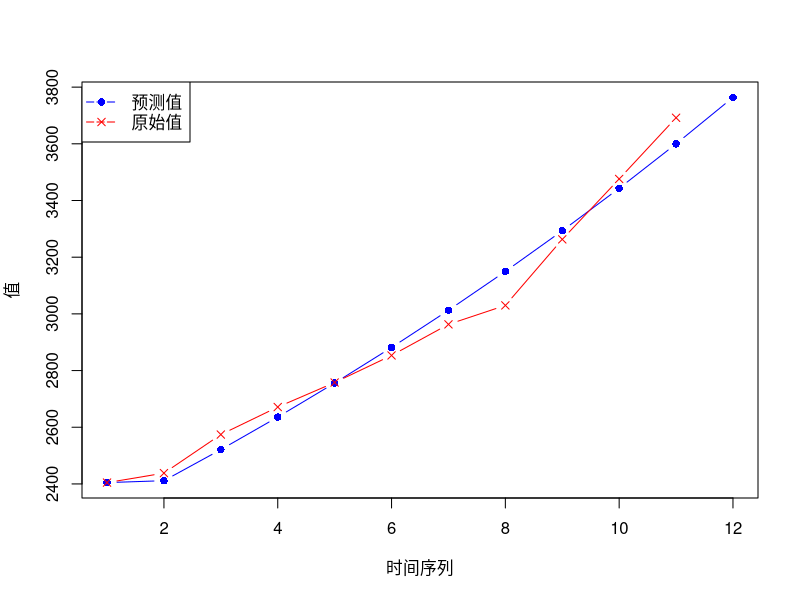

This chart was generated by the following R code:
## ---- chunk 1
#构建GM(1,1)函数
gm11<-function(x0, t){ 
  x1<-cumsum(x0) 
  b<-numeric(length(x0)-1)
  n<-length(x0)-1
  for(i in 1:n){
    b[i]<--(x1[i]+x1[i+1])/2 
    b} 
  #得到GM(1,1)参数估计值并输出
  D<-numeric(length(x0)-1)
  D[]<-1
  B<-cbind(b,D)
  BT<-t(B)
  M<-solve(BT%*%B)
  YN<-numeric(length(x0)-1)
  YN<-x0[2:length(x0)]
  alpha<-M%*%BT%*%YN  
  alpha2<-matrix(alpha,ncol=1)
  a<-alpha2[1]
  u<-alpha2[2]
  cat("GM(1,1)参数估计值：",'\n',"发展系数-a=",-a,"  ","灰色作用量u=",u,'\n','\n') 
  #计算x(0)的模拟值
  y<-numeric(length(c(1:t)))#t为给定的预测个数
  y[1]<-x1[1]
  for(w in 1:(t-1)){  
    y[w+1]<-(x1[1]-u/a)*exp(-a*w)+u/a 
  }
  #输出x(0)的模拟值
  xy<-numeric(length(y))
  xy[1]<-y[1]
  for(o in 2:t){ 
    xy[o]<-y[o]-y[o-1] 
  } 
  cat("x(0)的模拟值：",'\n',xy,'\n','\n')   
  #计算残差e
  e<-numeric(length(x0))
  for(l in 1:length(x0)){
    e[l]<-x0[l]-xy[l] #得残差
  }
  #计算相对误差
  e2<-numeric(length(x0))
  for(s in 1:length(x0)){
    e2[s]<-(abs(e[s])/x0[s]) #得相对误差
  }
  cat("残差平方和=",sum(e^2), '\n')
  cat("平均相对误差=",sum(e2)/(length(e2)-1)*100, "%", '\n')
  cat("相对精度=",(1-(sum(e2)/(length(e2)-1)))*100, "%", '\n', '\n')
  #后验差比值检验
  avge<-mean(abs(e));esum<-sum((abs(e)-avge)^2);evar=esum/(length(e)-1);se=sqrt(evar)  
  avgx0<-mean(x0);x0sum<-sum((x0-avgx0)^2);x0var=x0sum/(length(x0));sx=sqrt(x0var) 
  cv<-se/sx  #得验差比值
  cat("后验差比值检验:",'\n',"C值=",cv,'\n')#对后验差比值进行检验，与一般标准进行比较判断预测结果好坏。
  if(cv < 0.35){     
    cat("C值<0.35, GM(1,1)预测精度等级为：好", '\n', '\n')
  }else{
    if(cv<0.5){
      cat("C值属于[0.35,0.5), GM(1,1)模型预测精度等级为：合格", '\n', '\n')
    }else{
      if(cv<0.65){
        cat("C值属于[0.5,0.65), GM(1,1)模型预测精度等级为：勉强合格", '\n', '\n')
      }else{
        cat("C值>=0.65, GM(1,1)模型预测精度等级为：不合格", '\n', '\n')
      }
    }
  }
  ##画出输入序列x0的预测序列及x0的比较图像
  plot(xy, col='blue', type='b', pch=16, xlab='时间序列', ylab='值')
  points(x0, col='red', type='b', pch=4)
  legend('topleft', c('预测值','原始值'), pch=c(16,4), lty=l, col=c('blue', 'red'))
}
x0<-c(2404.7,2438.1,2574.2,2671.3,2757.8,2853.4,2963.0,3029.9,3262.9,3476.0,3691.9)
gm11(x0,length(x0)+1)
